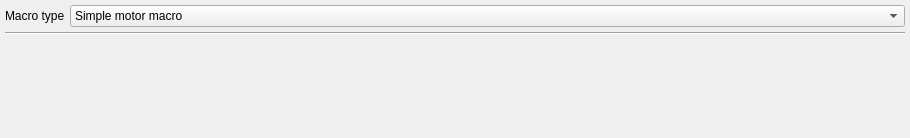
<?xml version="1.0" encoding="UTF-8"?>
<ui version="4.0">
 <class>Form</class>
 <widget class="QWidget" name="Form">
  <property name="geometry">
   <rect>
    <x>0</x>
    <y>0</y>
    <width>910</width>
    <height>138</height>
   </rect>
  </property>
  <property name="windowTitle">
   <string>Macro</string>
  </property>
  <layout class="QGridLayout" name="gridLayout">
   <property name="margin">
    <number>5</number>
   </property>
   <property name="spacing">
    <number>5</number>
   </property>
   <item row="0" column="1">
    <widget class="QComboBox" name="set_macro_type">
     <property name="enabled">
      <bool>true</bool>
     </property>
     <item>
      <property name="text">
       <string>Simple motor macro</string>
      </property>
     </item>
     <item>
      <property name="text">
       <string>Looping motor macro</string>
      </property>
     </item>
     <item>
      <property name="text">
       <string>Time motor macro</string>
      </property>
     </item>
    </widget>
   </item>
   <item row="0" column="0">
    <widget class="QLabel" name="label_16">
     <property name="sizePolicy">
      <sizepolicy hsizetype="Fixed" vsizetype="Preferred">
       <horstretch>0</horstretch>
       <verstretch>0</verstretch>
      </sizepolicy>
     </property>
     <property name="text">
      <string>Macro type</string>
     </property>
    </widget>
   </item>
   <item row="1" column="0" colspan="2">
    <widget class="Line" name="line">
     <property name="orientation">
      <enum>Qt::Horizontal</enum>
     </property>
    </widget>
   </item>
   <item row="2" column="0" colspan="2">
    <widget class="QStackedWidget" name="macro_select">
     <property name="currentIndex">
      <number>2</number>
     </property>
     <widget class="QWidget" name="simple_macro_layout">
      <layout class="QGridLayout" name="gridLayout_2">
       <property name="margin">
        <number>0</number>
       </property>
       <property name="spacing">
        <number>0</number>
       </property>
      </layout>
     </widget>
     <widget class="QWidget" name="loop_macro_layout">
      <layout class="QGridLayout" name="gridLayout_3">
       <property name="margin">
        <number>0</number>
       </property>
       <property name="spacing">
        <number>0</number>
       </property>
      </layout>
     </widget>
     <widget class="QWidget" name="time_macro_layout">
      <layout class="QGridLayout" name="gridLayout_4">
       <property name="margin">
        <number>0</number>
       </property>
       <property name="spacing">
        <number>0</number>
       </property>
      </layout>
     </widget>
    </widget>
   </item>
  </layout>
 </widget>
 <resources/>
 <connections>
  <connection>
   <sender>set_macro_type</sender>
   <signal>currentIndexChanged(int)</signal>
   <receiver>Form</receiver>
   <slot>action_macro_type_changed()</slot>
   <hints>
    <hint type="sourcelabel">
     <x>294</x>
     <y>13</y>
    </hint>
    <hint type="destinationlabel">
     <x>61</x>
     <y>4</y>
    </hint>
   </hints>
  </connection>
 </connections>
 <slots>
  <signal>created()</signal>
  <slot>action_macro_edited()</slot>
  <slot>action_macro_type_changed()</slot>
  <slot>action_reset_macro()</slot>
  <slot>action_halt_macro()</slot>
  <slot>action_start_macro()</slot>
  <slot>action_save_macro()</slot>
  <slot>action_load_macro()</slot>
  <slot>action_add_macro()</slot>
  <slot>action_halt_all_devices()</slot>
 </slots>
</ui>
